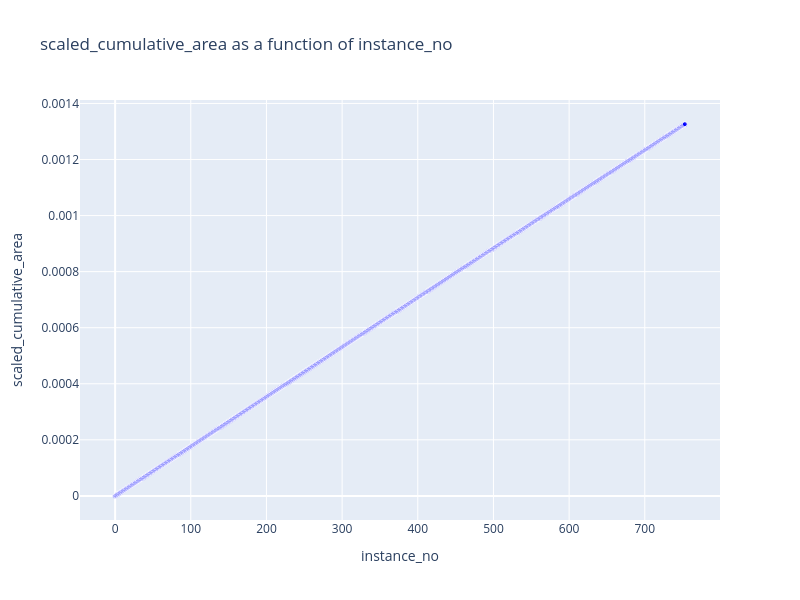

The notebook cell this image was saved under:
### Code cell
print('Area under the curve (AUC):', df['scaled_area_sum'].iloc[-1])

plot_2d_scatter(df, 'instance_no', 'scaled_cumulative_area', highlight=False)

### Figure 1 — Plotly figure (JSON) as saved in the notebook; plotly's stock layout.template omitted (floating-point values rounded to 4 significant figures; data arrays with more than 128 entries replaced by an {"elided": "..."} marker saying what was removed)
{"data": [{"marker": {"color": "blue", "opacity": 0.8, "size": {"elided": "754 int values"}}, "mode": "lines+markers", "name": "scaled_cumulative_area", "type": "scatter", "x": {"elided": "754 int values"}, "y": {"elided": "754 float values"}}], "layout": {"height": 600, "title": {"text": "scaled_cumulative_area as a function of instance_no"}, "width": 800, "xaxis": {"title": {"text": "instance_no"}}, "yaxis": {"title": {"text": "scaled_cumulative_area"}}}}
